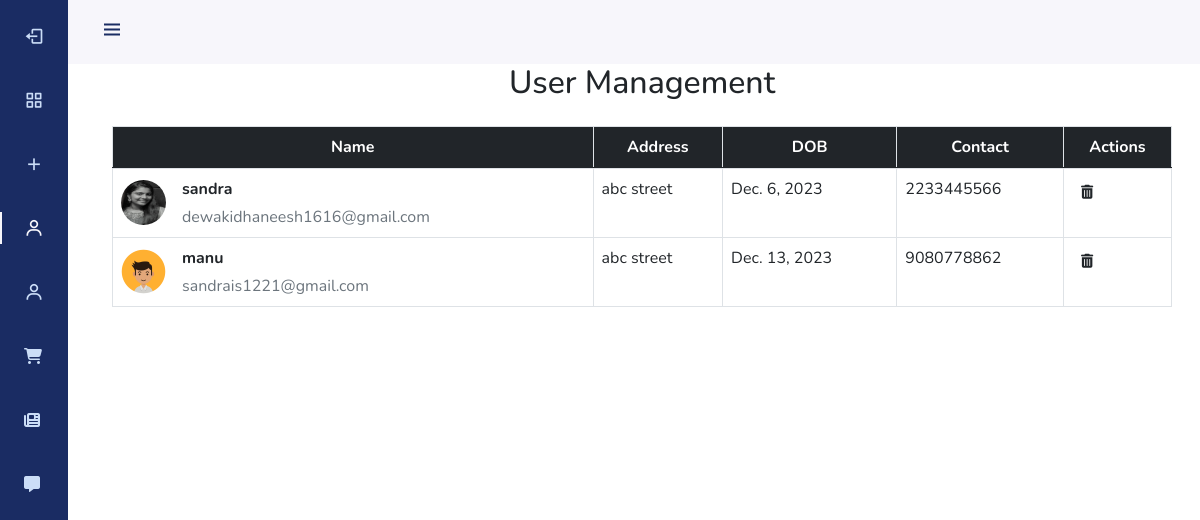
Page /userdetails (signed in) on the committed database.
### olx_management_app/models.py (models this page shows, shortened)
class Signup(models.Model):
    user = models.ForeignKey(User, on_delete=models.CASCADE, null=True)
    Address = models.CharField(max_length=255)
    contact = models.CharField(max_length=10)
    dob = models.DateField()
    img = models.ImageField(upload_to='images/')
    STATUS_CHOICES = (
        ('Pending Approval', 'Pending Approval'),
        ('Approved', 'Approved'),
    )
    approval_status = models.CharField(max_length=20, choices=STATUS_CHOICES, default='Pending Approval')

### olx_management_app/views.py (the view)
# urls.py: path('userdetails', views.userdetails, name='userdetails'),
@login_required(login_url='index')
def userdetails(request):
    approved_users = Signup.objects.filter(approval_status='Approved')
    return render(request, 'userdetails.html', {'approved_users': approved_users})

### templates/userdetails.html (shortened to what this page needs)
{% load static %}
<!DOCTYPE html>
<html>
<head>
    <link
            href="https://cdn.jsdelivr.net/npm/bootstrap@5.1.3/dist/css/bootstrap.min.css"
            rel="stylesheet"
    />
    <link
            href="https://cdn.jsdelivr.net/npm/boxicons@latest/css/boxicons.min.css"
            rel="stylesheet"
    />
    <link rel="stylesheet" href="https://cdnjs.cloudflare.com/ajax/libs/font-awesome/6.4.2/css/all.min.css"
/>
</head>
<body id="body-pd">
<header class="header" id="header">
    <div class="header_toggle">
        <i class="bx bx-menu" id="header-toggle"></i>
    </div>
    <div class="header_img">
        <img src="{% static 'images/giphy.gif' %}" alt=""/>
    </div>
</header>
<div class="l-navbar" id="nav-bar">
    <nav class="nav">
        <div>
            <a href="{% url 'logout1' %}" class="nav_link">
                <i class="bx bx-log-out nav_icon"></i>
            </a>
            <div class="nav_list">
                <a href="{% url 'adminhome' %}" class="nav_link ">
                    <i class="bx bx-grid-alt nav_icon"></i>
                </a>
                <a href="{% url 'addcategory' %}" class="nav_link">
                    <i class="bx bx-plus nav_icon"></i>
                </a>
                <a href="{% url 'userdetails' %}" class="nav_link active">
                    <i class="bx bx-user nav_icon"></i>
                </a>
                <a href="{% url 'loginusers'  %}" class="nav_link">
                    <i class="bx bx-user nav_icon"></i>
                </a>
                <a href="{% url 'showProduct' %}" class="nav_link">
                    <i class="fa-solid fa-cart-shopping"></i>
                </a>
                <a href="{% url 'payment_history' %}" class="nav_link">
                    <i class="fa-solid fa-newspaper" title="Show Product"></i>
                </a>
                 <a href="{% url 'admin_feedback' %}" class="nav_link">
                    <i class="fa-solid fa-message" title="Show Product"></i>
                </a>
            </div>
        </div>
    </nav>
</div>
<div class="page-content">
    <div class="container">
        <div class="table-responsive">
            <h2 class="mb-4 text-center">User Management</h2>
            <table class="table table-bordered">
                <thead class="bg-dark text-white text-center">
                <tr>
                    <th>Name</th>
                    <th>Address</th>
                    <th>DOB</th>
                    <th>Contact</th>
                    <th>Actions</th>
                </tr>
                </thead>
                <tbody>
                <tr>
                    {% for user in approved_users %}
                <tr>
                    <td>
                        <div class="d-flex align-items-center">
                            <img src="{{ user.img.url }}" alt="" style="width: 45px; height: 45px"
                                 class="rounded-circle">
                            <div class="ms-3">
                                <p class="fw-bold mb-1">{{ user.user.username }}</p>
                                <p class="text-muted mb-0">{{ user.user.email }}</p>
                            </div>
                        </div>
                    </td>
                    <td>{{ user.Address }}</td>
                    <td>{{ user.dob }}</td>
                    <td>{{ user.contact }}</td>
                    <td>
                        <a href="{% url 'delete_user' user.user.id %}"
                           class="btn btn-link btn-sm btn-rounded text-dark ml-3">
                            <i class="fas fa-trash-alt"></i>
                        </a>
                    </td>
                </tr>
                {% endfor %}
                </tbody>
            </table>
        </div>
    </div>
</div>
</body>
</html>

### templates/userdetails.html (style rules this page uses)
:root { --header-height: 3rem; --nav-width: 68px; --first-color: #1a2c63; --first-color-light: #cbddf7; --white-color: #f7f6fb; --body-font: "Nunito", sans-serif; --normal-font-size: 1rem; --z-fixed: 100; }
body { position: relative; margin: var(--header-height) 0 0 0; padding: 0 1rem; font-family: var(--body-font); font-size: var(--normal-font-size); transition: 0.5s; }
a { text-decoration: none; }
.header { width: 100%; height: var(--header-height); position: fixed; top: 0; left: 0; display: flex; align-items: center; justify-content: space-between; padding: 0 1rem; background-color: var(--white-color); z-index: var(--z-fixed); transition: 0.5s; }
.header_toggle { color: var(--first-color); font-size: 1.5rem; cursor: pointer; }
.header_img { width: 35px; height: 35px; display: flex; justify-content: center; border-radius: 50%; overflow: hidden; }
.header_img img { width: 40px; }
.l-navbar { position: fixed; top: 0; left: -30%; width: var(--nav-width); height: 100vh; background-color: var(--first-color); padding: 0.5rem 1rem 0 0; transition: 0.5s; z-index: var(--z-fixed); }
.nav { height: 100%; display: flex; flex-direction: column; justify-content: space-between; overflow: hidden; }
.nav_logo, .nav_link { display: grid; grid-template-columns: max-content max-content; align-items: center; column-gap: 1rem; padding: 0.5rem 0 0.5rem 1.5rem; }
.nav_link { position: relative; color: var(--first-color-light); margin-bottom: 1.5rem; transition: 0.3s; }
.nav_icon { font-size: 1.25rem; }
.active { color: var(--white-color); }
.active::before { content: ""; position: absolute; left: 0; width: 2px; height: 32px; background-color: var(--white-color); }
@media screen and (min-width: 768px) { body { margin: calc(var(--header-height) + 1rem) 0 0 0; padding-left: calc(var(--nav-width) + 2rem); } }
@media screen and (min-width: 768px) { .header { height: calc(var(--header-height) + 1rem); padding: 0 2rem 0 calc(var(--nav-width) + 2rem); } }
@media screen and (min-width: 768px) { .header_img { width: 40px; height: 40px; } }
@media screen and (min-width: 768px) { .header_img img { width: 45px; } }
@media screen and (min-width: 768px) { .l-navbar { left: 0; padding: 1rem 1rem 0 0; } }

### rows in the picture
Signup: img (picture), user.username "sandra", user.email "dewakidhaneesh1616@gmail.com", Address "abc street", dob "Dec. 6, 2023", contact "2233445566"
Signup: img (picture), user.username "manu", user.email "sandrais1221@gmail.com", Address "abc street", dob "Dec. 13, 2023", contact "9080778862"
